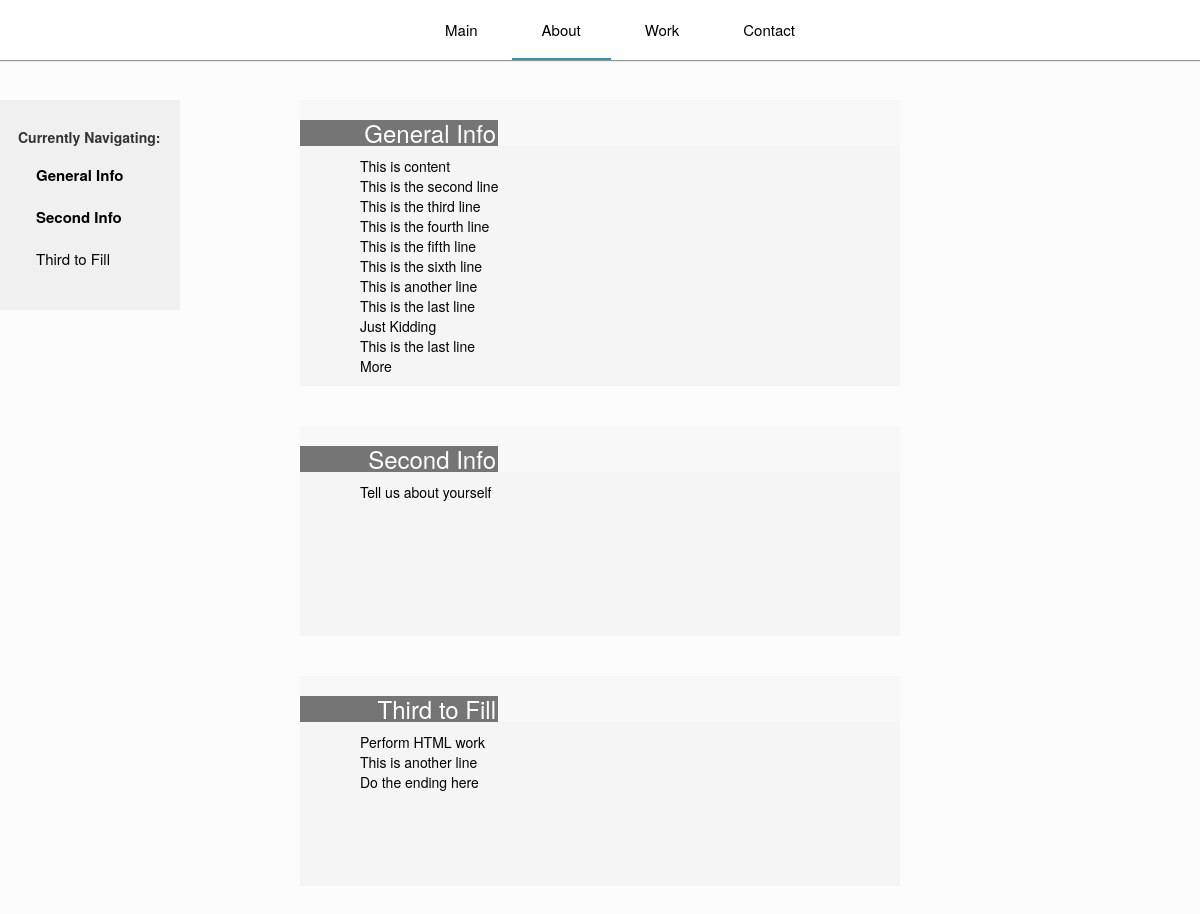
/about/, run on an earlier commit of the app's database.
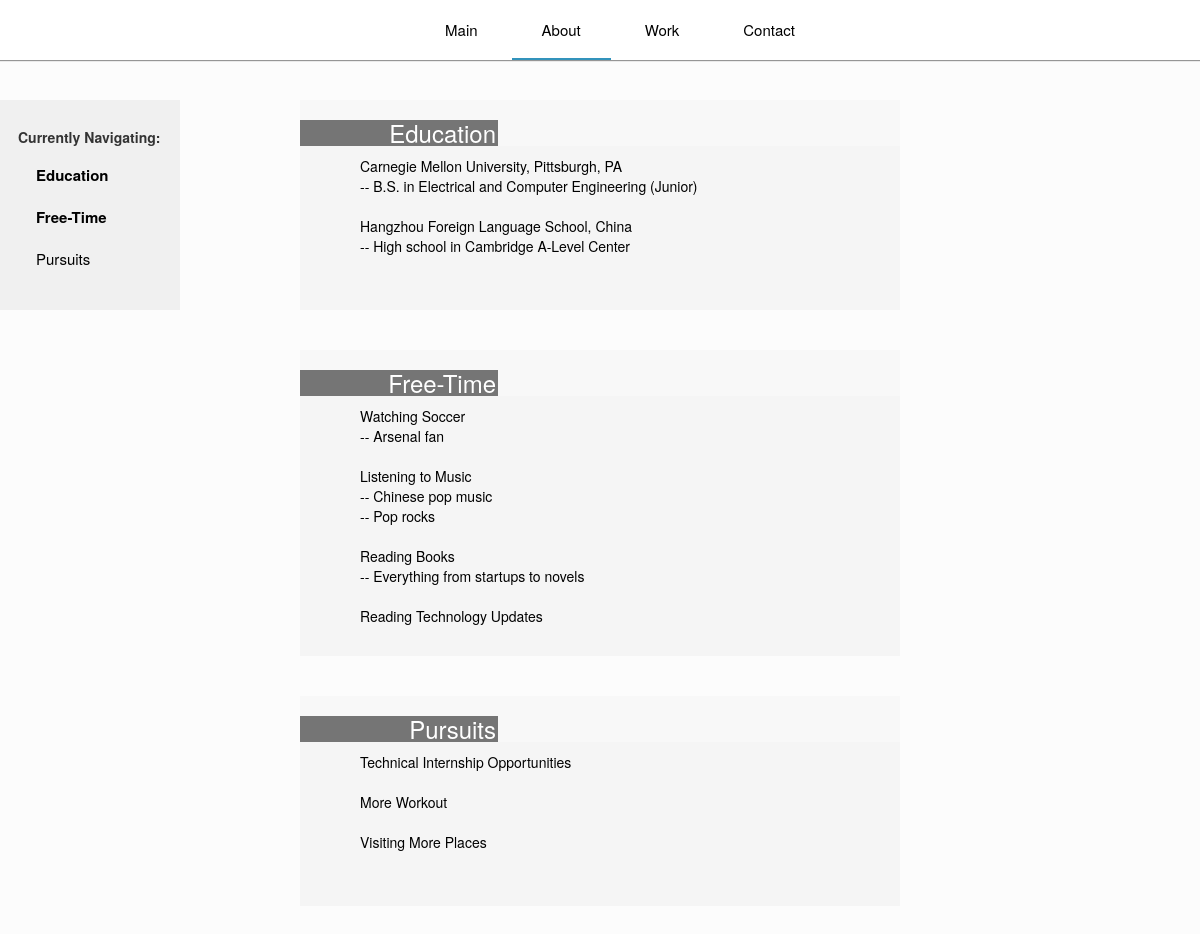
And on a later commit of the database.
### node/models.py (models this page shows, shortened)
class BasicInfo(models.Model):
    title = models.CharField(max_length=100)
    content = models.TextField()

### node/views.py (the view)
# urls.py: url(r'^about/$', views.about, name='about'),
def about(request):
    allInfoEntries = BasicInfo.objects.all()
    infoContents = []
    for info in allInfoEntries:
        infoContents.append(info.content)
    context = {
        "allInfo": allInfoEntries,
    }
    return render(request, "node/about.html", context)

### node/templates/node/about.html (shortened to what this page needs)
{% load staticfiles %}
{% load node_extras %}
<!DOCTYPE html>
<html>
	<head>
		<link type="text/css" rel="stylesheet"
		      href="{% static 'node/about_style.css' %}" />
		<link type="text/css" rel="stylesheet"
			  href="{% static 'node/bootstrap_3.3.6/css/bootstrap.min.css' %}" />
	</head>
	<body>
		{% include "node/nav.html" %}
		<div id="aboutMain">
			<div id="navCol">
				<h5>Currently Navigating:</h5>
				<ul id="navColList">
					{% if allInfo %}
						{% for info in allInfo %}
							<li>{{info.title}}</li>
						{% endfor %}
					{% endif %}
				</ul>
			</div>
			<div id="aboutContent">
				{% if allInfo %}
					{% for info in allInfo %}
						<div class="infoEntry">
							<h3 class="infoTitle">{{info.title}}</h3>
							<div class="infoContent">
								<p>{{info.content|safe}}</p>
							</div>
							<div class="overlay">
							</div>
						</div>
					{% endfor %}
				{% endif %}
			</div>
		</div>
	<body>
</html>

### node/templates/node/nav.html (shortened to what this page needs)
<html>
	<head>
	</head>
	<body>
		<div class="titleBar">
			<ul class="navList">
					<li id="main"><a href="{% url 'index' %}">Main</a></li>
					<li id="about"><a href="{% url 'about' %}">About</a></li>
					<li id="work"><a href="{% url 'work' %}">Work</a></li>
					<li id="contact">
						<a href="{% url 'contact' %}">Contact</a></li>
			</ul>
		</div>
	</body>
</html>

### node/static/node/about_style.css (style rules this page uses)
li#about a { box-shadow: inset 0px -2px #3293bc; -webkit-box-shadow: inset 0px -2px #3293bc; -moz-box-shadow: inset 0px -2px #3293bc; }
div#aboutMain { position: absolute; width: 100%; height: 100%; background-color: rgb(252, 252, 252); }
div#navCol { position: fixed; float: left; width: 15%; height: auto; z-index: 10; margin-top: 100px; background-color: rgb(240, 240, 240); padding-top: 20px; padding-bottom: 20px; }
div#navCol > h5 { position: relative; left: 10%; font-weight: bold; }
div#navCol > ul { list-style-type: none; padding-left: 20%; }
div#navCol > ul > li { font-size: 15px; color: black; padding-top: 10px; padding-bottom: 10px; cursor: pointer; cursor: hand; }
div#aboutContent { position: absolute; width: 100%; height: 100%; text-align: center; }
div.infoEntry { position: relative; left: 25%; width: 50%; min-height: 210px; display: block; margin-bottom: 40px; background-color: white; text-align: left; overflow: hidden; background-color: rgba(245, 245, 245, 0.5);; }
div.infoEntry:first-child { margin-top: 100px; }
div.infoEntry > h3 { position: relative; color: white; z-index: 0; background-color: rgba(85, 85, 85, 0.8); text-align: right; width: 33%; padding-right: 2px; padding-bottom: 2px; }
div.infoContent { position: relative; width: 100%; background-color: rgb(245, 245, 245); }
div.infoContent > p { width: 100%; color: black; padding-left: 10%; padding-top: 10px; padding-bottom: 10px; }
div.overlay { position: absolute; top: 0; width: 100%; height: 100%; background-color: rgba(255, 255, 255, 0); z-index: 5; }

### node/templates/node/nav.html (style rules this page uses)
div.titleBar { position: fixed; width: 100%; height: 60px; background-color: white; margin-top: 0px; margin-left: 0px; padding: 0px; z-index: 100; box-shadow: 0px 1px 1px rgb(150, 150, 150); }
.navList { position: relative; list-style: none; text-align: center; line-height: 60px; }
.navList > li { display:inline-block; }
.navList > li > a { display: inline-block; text-decoration:none; padding:0 30px; color: black; font-size: 15px; }

What changed in the data, as far as the page shows it:
removed BasicInfo: title "General Info", content "This is content This is the second line This is the third line This is the fourth line This is the fifth line This is the sixth line This is another line This is the last line Just Kidding This is the last line More"
removed BasicInfo: title "Second Info", content "Tell us about yourself"
removed BasicInfo: title "Third to Fill", content "Perform HTML work This is another line Do the ending here"
added BasicInfo: title "Education", content "Carnegie Mellon University, Pittsburgh, PA -- B.S. in Electrical and Computer Engineering (Junior) Hangzhou Foreign Language School, China -- High school in Cambridge A-Level Center"
added BasicInfo: title "Free-Time", content "Watching Soccer -- Arsenal fan Listening to Music -- Chinese pop music -- Pop rocks Reading Books -- Everything from startups to novels Reading Technology Updates"
added BasicInfo: title "Pursuits", content "Technical Internship Opportunities More Workout Visiting More Places"
